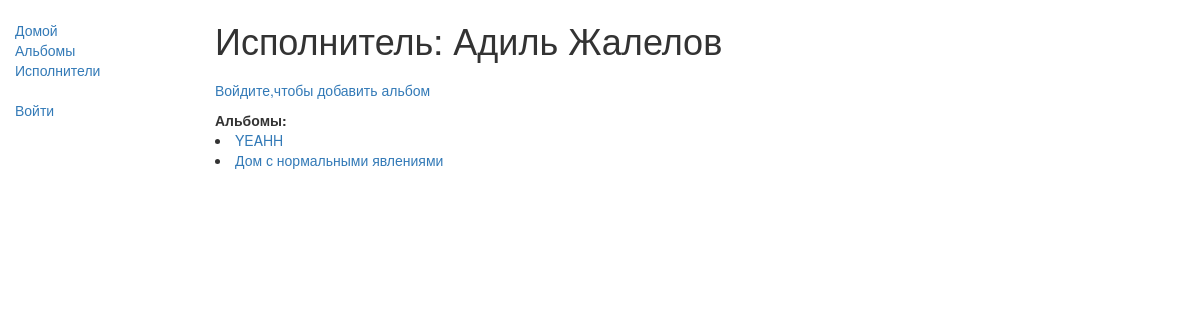
The app's page /again/authors/2, older data.
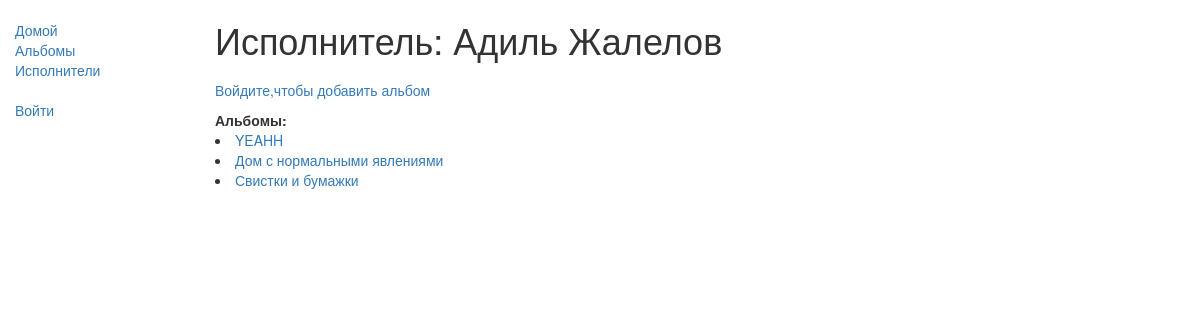
The same page, newer data.
### again/models.py (models this page shows)
class Album(models.Model):
    title = models.CharField(max_length=200)
    author = models.ForeignKey('Author', on_delete=models.SET_NULL, null=True)
    genre = models.ManyToManyField(Genre, help_text="Select a genre for this album")
    def __str__(self):
        return self.title
    def get_absolute_url(self):
        return reverse('album-detail', args=[str(self.id)])

### again/views.py (the view)
class AuthorDetailView(generic.DetailView):
    model = Author
    template_name = 'again/authorDetail.html'  # Определение имени вашего шаблона и его расположения

### again/templates/again/authorDetail.html (shortened to what this page needs)
{% extends "base_generic.html" %}
{% block content %}
  <h1>Исполнитель: {{ author.first_name}} {{author.last_name }}</h1>
  <ul class="sidebar-nav">
    {% if user.is_authenticated %}
      <li><a href="{% url 'album-create' %}">Добавить альбом</li></a>
    {% else %}
      <li><a href="{% url 'login'%}?next={{request.path}}">Войдите,чтобы добавить альбом </a></li>
    {% endif %}
  </ul>
<strong>Альбомы:</strong>
  {% for album in author.album_set.all %}  <li> <a href="{{ album.get_absolute_url }}"> {{ album }}  </a></li> {% endfor %}
{% endblock %}

Row changes from the older to the newer data that the page shows:
added Album: title "Свистки и бумажки"
